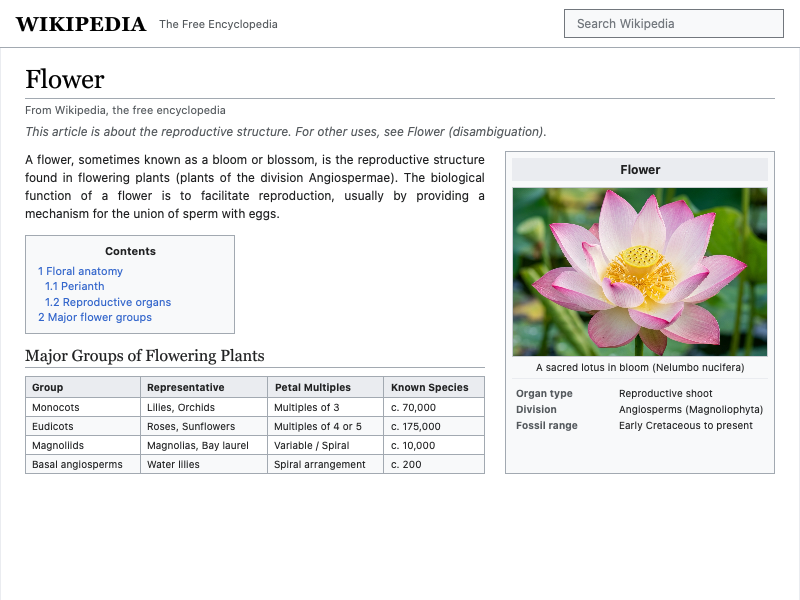
#> input picture blink_formal_wikipedia_flowers_p1.png, 800 x 600 px; the run also reads 1 picture not shown here
$ python inspect_pixel_diffs.py
#> lines starting #> are read from the running program, lines starting #| are printed output that depends on the picture
#!/usr/bin/env python3
import numpy as np
from PIL import Image

def analyze_crop(name, img_formal, img_chrom, y0, y1, x0, x1):
    f_crop = img_formal[y0:y1, x0:x1]
    c_crop = img_chrom[y0:y1, x0:x1]
    diff = np.abs(f_crop.astype(np.int32) - c_crop.astype(np.int32))
    max_d = np.max(diff, axis=2)
    far = np.sum(max_d > 15)
    near = np.sum((max_d > 0) & (max_d <= 15))
    exact = np.sum(max_d == 0)
    total = f_crop.shape[0] * f_crop.shape[1]
    print(f"--- Region '{name}' [y: {y0}..{y1}, x: {x0}..{x1}] ---")
    print(f"    Total: {total:5d} | Exact: {exact:5d} ({exact/total*100:5.1f}%) | Near: {near:5d} ({near/total*100:5.1f}%) | Far: {far:5d} ({far/total*100:5.1f}%)")
    # Find row-wise far diffs
    row_far = np.sum(max_d > 15, axis=1)
    bad_rows = [(y0 + r, row_far[r]) for r in range(len(row_far)) if row_far[r] > 10]
    if bad_rows:
        print(f"    Top diff Y-rows: {bad_rows[:6]}")

def main():
    p1_f = np.array(Image.open("blink_formal_wikipedia_flowers_p1.png").convert("RGB"))
#> p1_f is the input picture: shape (600, 800, 3); mean R, G, B 234.6, 234.9, 233
    p1_c = np.array(Image.open("chromium_wikipedia_flowers.png").convert("RGB"))

    p2_f = np.array(Image.open("blink_formal_wikipedia_flowers_p2.png").convert("RGB"))
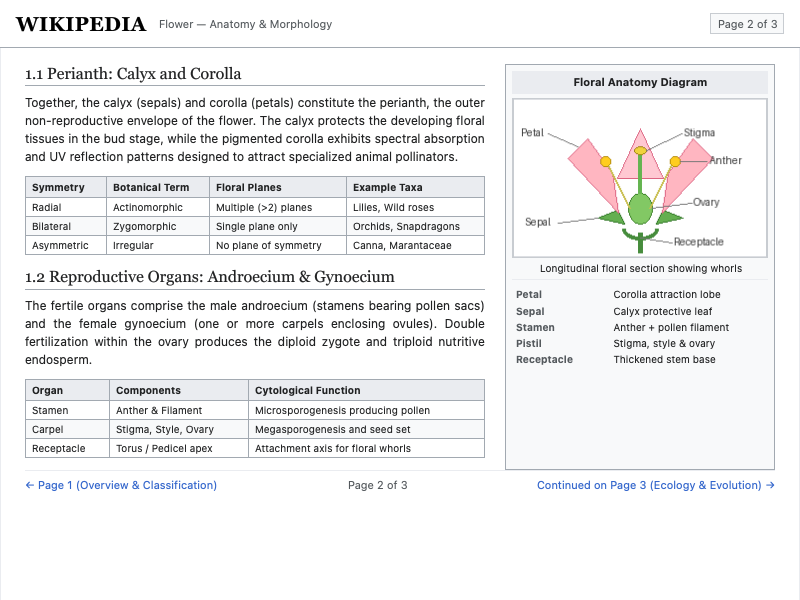
#> input picture blink_formal_wikipedia_flowers_p2.png, 800 x 600 px
#> p2_f is the input picture: shape (600, 800, 3); mean R, G, B 240.3, 240.4, 240.9
    p2_c = np.array(Image.open("chromium_wikipedia_flowers_p2.png").convert("RGB"))
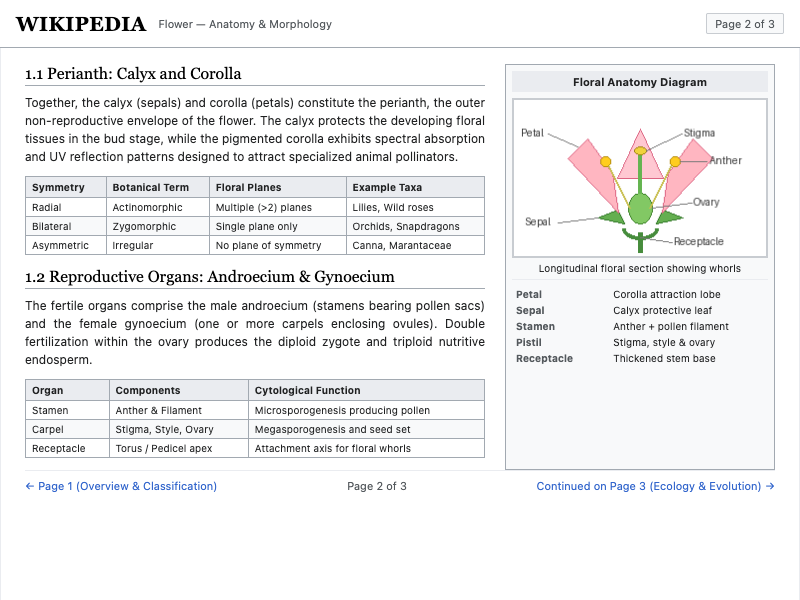
#> input picture chromium_wikipedia_flowers_p2.png, 800 x 600 px
#> p2_c is the input picture: shape (600, 800, 3); mean R, G, B 240.4, 240.5, 241

    p3_f = np.array(Image.open("blink_formal_wikipedia_flowers_p3.png").convert("RGB"))
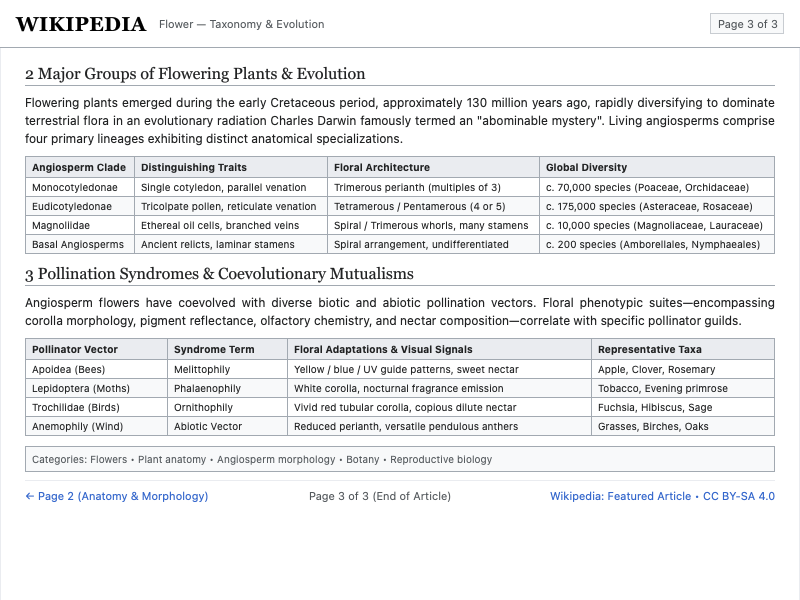
#> input picture blink_formal_wikipedia_flowers_p3.png, 800 x 600 px
#> p3_f is the input picture: shape (600, 800, 3); mean R, G, B 237, 237.6, 238.5
    p3_c = np.array(Image.open("chromium_wikipedia_flowers_p3.png").convert("RGB"))
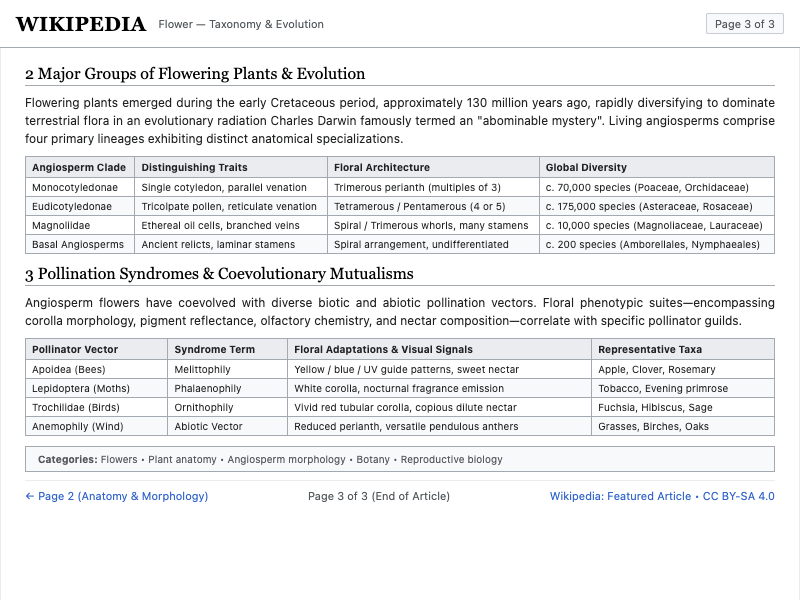
#> input picture chromium_wikipedia_flowers_p3.png, 800 x 600 px
#> p3_c is the input picture: shape (600, 800, 3); mean R, G, B 237.1, 237.7, 238.6

    print("=== PAGE 1 ANALYSIS ===")
    analyze_crop("P1 Hatnote", p1_f, p1_c, 120, 150, 25, 600)
#> in analyze_crop, `max_d = np.max(diff, axis=2)`: max_d: shape (30, 575) int32; 71 distinct labels, from 0 to 70
#> in analyze_crop, `far = np.sum(max_d > 15)`: far = 1144
#> in analyze_crop, `near = np.sum((max_d > 0) & (max_d <= 15))`: near = 1646
#> in analyze_crop, `exact = np.sum(max_d == 0)`: exact = 14460
#|     Total: 17250 | Exact: 14460 ( 83.8%) | Near:  1646 (  9.5%) | Far:  1144 (  6.6%)
#> in analyze_crop, `row_far = np.sum(max_d > 15, axis=1)`: row_far = 30 values, max 174 at index 10, min 0 at index 0, mean 38.13
#> in analyze_crop, `bad_rows = [(y0 + r, row_far[r]) for r in range(len(row_far)) if row_f..`: bad_rows = [(127, 38), (128, 27), (129, 140), (130, 174), (131, 162), (132, 143), (133, 140), (134, 173), (135, 132)]
#|     Top diff Y-rows: [(127, 38), (128, 27), (129, 140), (130, 174), (131, 162), (132, 143)]
    analyze_crop("P1 Lead Paragraph", p1_f, p1_c, 150, 230, 25, 485)
#|     Total: 36800 | Exact: 28694 ( 78.0%) | Near:  3574 (  9.7%) | Far:  4532 ( 12.3%)
#|     Top diff Y-rows: [(155, 25), (156, 22), (157, 161), (158, 200), (159, 185), (160, 163)]
    analyze_crop("P1 Infobox Title & Header", p1_f, p1_c, 150, 185, 505, 775)
#> in analyze_crop (call 3), `max_d = np.max(diff, axis=2)`: max_d: shape (35, 270) int32; 92 distinct labels, from 0 to 127
#|     Total:  9450 | Exact:  9197 ( 97.3%) | Near:    53 (  0.6%) | Far:   200 (  2.1%)
#|     Top diff Y-rows: [(167, 29), (168, 30), (169, 26), (170, 27), (171, 25), (172, 23)]
    analyze_crop("P1 Table Rows", p1_f, p1_c, 376, 474, 25, 485)
#> call 4 of analyze_crop, with name = 'P1 Table Rows', y0 = 376, y1 = 474, x0 = 25, x1 = 485
#> in analyze_crop (call 4), `max_d = np.max(diff, axis=2)`:
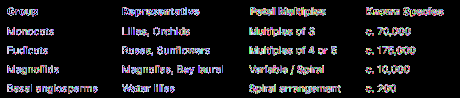
#> max_d: shape (98, 460) int32; 148 distinct labels, from 0 to 163; one colour per label, 0 black
#> in analyze_crop (call 4), `far = np.sum(max_d > 15)`: far = 3483
#> in analyze_crop (call 4), `near = np.sum((max_d > 0) & (max_d <= 15))`: near = 3450
#> in analyze_crop (call 4), `exact = np.sum(max_d == 0)`: exact = 38147
#|     Total: 45080 | Exact: 38147 ( 84.6%) | Near:  3450 (  7.7%) | Far:  3483 (  7.7%)
#> in analyze_crop (call 4), `row_far = np.sum(max_d > 15, axis=1)`: row_far = 98 values, max 143 at index 13, min 0 at index 0, mean 35.54
#> in analyze_crop (call 4), `bad_rows = [(y0 + r, row_far[r]) for r in range(len(row_far)) if row_f..`: bad_rows = 42 pairs, first value 383 to 468, second value 12 to 143
#|     Top diff Y-rows: [(383, 20), (384, 38), (385, 124), (386, 140), (387, 127), (388, 131)]

    print("\n=== PAGE 2 ANALYSIS ===")
    analyze_crop("P2 Heading 1.1", p2_f, p2_c, 70, 95, 25, 485)
#> in analyze_crop (call 5), `max_d = np.max(diff, axis=2)`: max_d: shape (25, 460) int32; 77 distinct labels, from 0 to 87
#|     Total: 11500 | Exact: 10356 ( 90.1%) | Near:   372 (  3.2%) | Far:   772 (  6.7%)
#|     Top diff Y-rows: [(70, 23), (71, 99), (72, 94), (73, 73), (74, 67), (75, 67)]
    analyze_crop("P2 Paragraph 1 (Perianth)", p2_f, p2_c, 90, 175, 25, 485)
#|     Total: 39100 | Exact: 29438 ( 75.3%) | Near:  4820 ( 12.3%) | Far:  4842 ( 12.4%)
#|     Top diff Y-rows: [(98, 31), (99, 31), (100, 137), (101, 183), (102, 153), (103, 138)]
    analyze_crop("P2 Diagram Caption", p2_f, p2_c, 260, 280, 512, 768)
#|     Total:  5120 | Exact:  3880 ( 75.8%) | Near:   159 (  3.1%) | Far:  1081 ( 21.1%)
#|     Top diff Y-rows: [(264, 30), (265, 38), (266, 169), (267, 176), (268, 157), (269, 160)]
    analyze_crop("P2 Heading 1.2 & Paragraph 2", p2_f, p2_c, 280, 375, 25, 485)
#|     Total: 43700 | Exact: 34743 ( 79.5%) | Near:  3586 (  8.2%) | Far:  5371 ( 12.3%)
#|     Top diff Y-rows: [(280, 167), (281, 226), (282, 65), (284, 15), (285, 11), (288, 460)]
    analyze_crop("P2 Infobox Metadata Rows", p2_f, p2_c, 290, 375, 512, 768)
#> in analyze_crop (call 9), `diff = np.abs(f_crop.astype(np.int32) - c_crop.astype(np.int32))`:
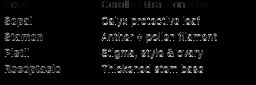
#> diff: shape (85, 256, 3) int32; mean R, G, B 11.1, 11.1, 11
#> in analyze_crop (call 9), `far = np.sum(max_d > 15)`: far = 2844
#> in analyze_crop (call 9), `near = np.sum((max_d > 0) & (max_d <= 15))`: near = 1324
#> in analyze_crop (call 9), `exact = np.sum(max_d == 0)`: exact = 17592
#|     Total: 21760 | Exact: 17592 ( 80.8%) | Near:  1324 (  6.1%) | Far:  2844 ( 13.1%)
#> in analyze_crop (call 9), `row_far = np.sum(max_d > 15, axis=1)`: row_far = 85 values, max 122 at index 67, min 0 at index 8, mean 33.46
#> in analyze_crop (call 9), `bad_rows = [(y0 + r, row_far[r]) for r in range(len(row_far)) if row_f..`: bad_rows = 45 pairs, first value 291 to 362, second value 11 to 122
#|     Top diff Y-rows: [(291, 11), (292, 32), (293, 41), (294, 35), (295, 38), (296, 42)]
    analyze_crop("P2 Footer Navigation", p2_f, p2_c, 470, 510, 25, 775)
#> in analyze_crop (call 10), `max_d = np.max(diff, axis=2)`: max_d: shape (40, 750) int32; 205 distinct labels, from 0 to 204
#|     Total: 30000 | Exact: 26988 ( 90.0%) | Near:   582 (  1.9%) | Far:  2430 (  8.1%)
#|     Top diff Y-rows: [(480, 29), (481, 106), (482, 120), (483, 298), (484, 338), (485, 298)]

    print("\n=== PAGE 3 ANALYSIS ===")
    analyze_crop("P3 Heading 2 & Paragraph 1", p3_f, p3_c, 70, 155, 25, 775)
#> in analyze_crop (call 11), `f_crop = img_formal[y0:y1, x0:x1]`:
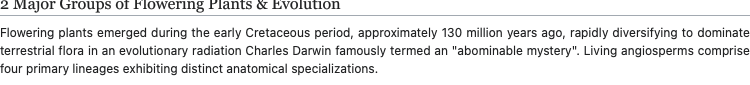
#> f_crop: shape (85, 750, 3); mean R, G, B 231.9, 232.1, 232.3
#> in analyze_crop (call 11), `far = np.sum(max_d > 15)`: far = 6799
#> in analyze_crop (call 11), `near = np.sum((max_d > 0) & (max_d <= 15))`: near = 5275
#> in analyze_crop (call 11), `exact = np.sum(max_d == 0)`: exact = 51676
#|     Total: 63750 | Exact: 51676 ( 81.1%) | Near:  5275 (  8.3%) | Far:  6799 ( 10.7%)
#> in analyze_crop (call 11), `row_far = np.sum(max_d > 15, axis=1)`: row_far = 85 values, max 339 at index 35, min 0 at index 13, mean 79.99
#> in analyze_crop (call 11), `bad_rows = [(y0 + r, row_far[r]) for r in range(len(row_far)) if row_f..`: bad_rows = 46 pairs, first value 70 to 142, second value 11 to 339
#|     Top diff Y-rows: [(70, 36), (71, 173), (72, 152), (73, 132), (74, 127), (75, 123)]
    analyze_crop("P3 Clades Table", p3_f, p3_c, 155, 255, 25, 775)
#|     Total: 75000 | Exact: 60204 ( 80.3%) | Near:  8155 ( 10.9%) | Far:  6641 (  8.9%)
#|     Top diff Y-rows: [(163, 31), (164, 50), (165, 145), (166, 158), (167, 158), (168, 161)]
    analyze_crop("P3 Heading 3 & Paragraph 2", p3_f, p3_c, 275, 338, 25, 775)
#|     Total: 47250 | Exact: 38245 ( 80.9%) | Near:  3779 (  8.0%) | Far:  5226 ( 11.1%)
#|     Top diff Y-rows: [(275, 155), (276, 154), (277, 167), (278, 251), (279, 64), (280, 13)]
    analyze_crop("P3 Syndromes Table", p3_f, p3_c, 338, 436, 25, 775)
#|     Total: 73500 | Exact: 60647 ( 82.5%) | Near:  4212 (  5.7%) | Far:  8641 ( 11.8%)
#|     Top diff Y-rows: [(345, 28), (346, 64), (347, 227), (348, 270), (349, 255), (350, 237)]
    analyze_crop("P3 Category Box", p3_f, p3_c, 444, 475, 25, 775)
#|     Total: 23250 | Exact: 20204 ( 86.9%) | Near:   480 (  2.1%) | Far:  2566 ( 11.0%)
#|     Top diff Y-rows: [(455, 70), (456, 112), (457, 374), (458, 394), (459, 381), (460, 374)]
    analyze_crop("P3 Footer", p3_f, p3_c, 480, 515, 25, 775)
#|     Total: 26250 | Exact: 23347 ( 88.9%) | Near:  1423 (  5.4%) | Far:  1480 (  5.6%)
#|     Top diff Y-rows: [(491, 17), (492, 93), (493, 102), (494, 205), (495, 221), (496, 202)]

if __name__ == "__main__":
    main()
